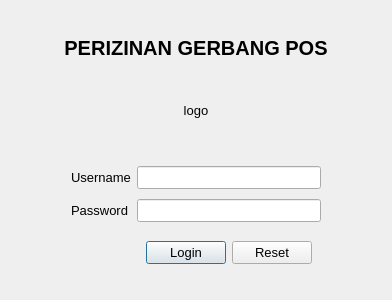
<?xml version="1.0" encoding="UTF-8"?>
<ui version="4.0">
 <author>Alfian Wahid</author>
 <class>LoginForm</class>
 <widget class="QDialog" name="LoginForm">
  <property name="enabled">
   <bool>true</bool>
  </property>
  <property name="geometry">
   <rect>
    <x>0</x>
    <y>0</y>
    <width>383</width>
    <height>300</height>
   </rect>
  </property>
  <property name="font">
   <font>
    <pointsize>10</pointsize>
   </font>
  </property>
  <property name="windowTitle">
   <string notr="true">Login</string>
  </property>
  <property name="statusTip">
   <string notr="true"/>
  </property>
  <property name="whatsThis">
   <string notr="true"/>
  </property>
  <property name="accessibleName">
   <string notr="true"/>
  </property>
  <property name="styleSheet">
   <string notr="true"/>
  </property>
  <layout class="QGridLayout" name="gridLayout_2">
   <item row="0" column="0">
    <widget class="QWidget" name="widget" native="true">
     <layout class="QGridLayout" name="gridLayout_3">
      <item row="0" column="0">
       <widget class="QLabel" name="labelHeader">
        <property name="font">
         <font>
          <pointsize>15</pointsize>
          <weight>75</weight>
          <bold>true</bold>
         </font>
        </property>
        <property name="text">
         <string>PERIZINAN GERBANG POS</string>
        </property>
        <property name="alignment">
         <set>Qt::AlignCenter</set>
        </property>
       </widget>
      </item>
      <item row="1" column="0">
       <widget class="QLabel" name="logo">
        <property name="text">
         <string>logo</string>
        </property>
        <property name="alignment">
         <set>Qt::AlignCenter</set>
        </property>
       </widget>
      </item>
     </layout>
    </widget>
   </item>
   <item row="1" column="0">
    <widget class="QWidget" name="widget_2" native="true">
     <layout class="QGridLayout" name="gridLayout">
      <property name="leftMargin">
       <number>60</number>
      </property>
      <property name="rightMargin">
       <number>60</number>
      </property>
      <item row="0" column="0">
       <widget class="QLabel" name="labelUsername">
        <property name="font">
         <font>
          <pointsize>10</pointsize>
         </font>
        </property>
        <property name="text">
         <string>Username</string>
        </property>
       </widget>
      </item>
      <item row="0" column="1">
       <widget class="QLineEdit" name="username">
        <property name="font">
         <font>
          <pointsize>10</pointsize>
         </font>
        </property>
        <property name="maxLength">
         <number>256</number>
        </property>
       </widget>
      </item>
      <item row="1" column="0">
       <widget class="QLabel" name="labelPassword">
        <property name="font">
         <font>
          <pointsize>10</pointsize>
         </font>
        </property>
        <property name="text">
         <string>Password</string>
        </property>
       </widget>
      </item>
      <item row="1" column="1">
       <widget class="QLineEdit" name="password">
        <property name="font">
         <font>
          <pointsize>10</pointsize>
         </font>
        </property>
        <property name="maxLength">
         <number>256</number>
        </property>
        <property name="echoMode">
         <enum>QLineEdit::Password</enum>
        </property>
       </widget>
      </item>
      <item row="2" column="1">
       <widget class="QWidget" name="widget_3" native="true">
        <property name="sizePolicy">
         <sizepolicy hsizetype="Fixed" vsizetype="Fixed">
          <horstretch>0</horstretch>
          <verstretch>0</verstretch>
         </sizepolicy>
        </property>
        <layout class="QFormLayout" name="formLayout_3">
         <item row="0" column="0">
          <widget class="QPushButton" name="buttonLogin">
           <property name="text">
            <string>Login</string>
           </property>
          </widget>
         </item>
         <item row="0" column="1">
          <widget class="QPushButton" name="buttonReset">
           <property name="text">
            <string>Reset</string>
           </property>
          </widget>
         </item>
        </layout>
       </widget>
      </item>
     </layout>
    </widget>
   </item>
  </layout>
 </widget>
 <resources/>
 <connections/>
</ui>
